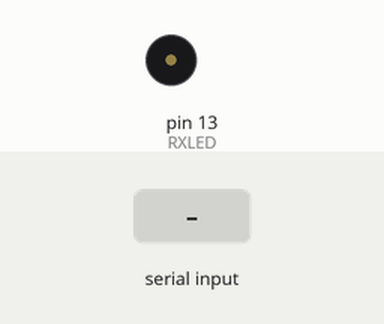
This sketch was run on a simulated Arduino Uno, built with avr-gcc and run on an emulated ATmega328P. Shown: buzzer (waves = sounding). Inputs (shaded band) come from the test bench. What the sketch prints to the serial monitor is not drawn.

Above: at 1.2 s.
1.3 s: "1" received over the second serial link
At 2.5 s:
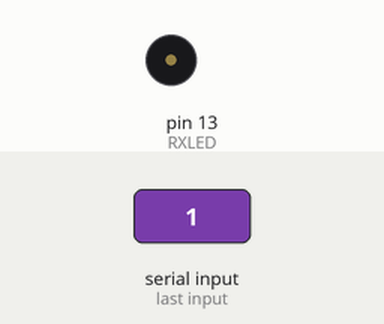
2.8 s: "0" received over the second serial link
At 3.8 s:
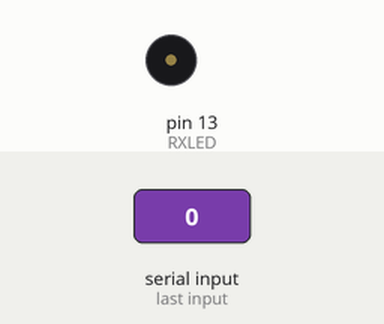
4.3 s: "2" received over the second serial link
At 4.9 s:
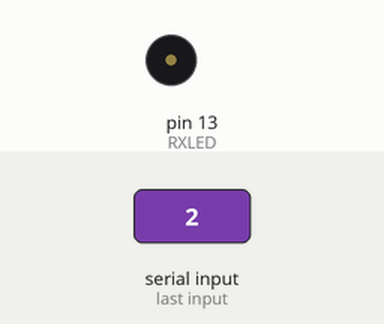
Timing chart, 0 to 7.3 s (numbered marks = the images above; inputs shaded):
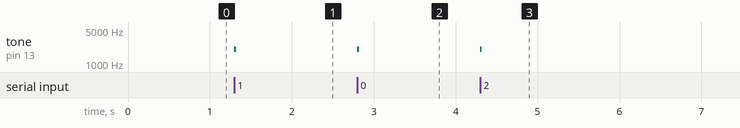

The sketch:

GPS_test_01.ino
```cpp
/*GPS_test.ino     Agrucho 15 FEB 2017
 Testing the Ray's USB GPS.
-USB cable removed.
-An internal cable was connected to the TX TTL signal
     GPS Model: BU-303
     S/N: BU058912
     MADE IN TAIWAN
-Send NMEA format @ 4800 Bauds ever second.
*/

#include <SoftwareSerial.h>

#define  TXDATA   2
#define  RXDATA   3
#define  RXLED   13

SoftwareSerial mySerial(RXDATA, TXDATA);

void setup() {
 Serial.begin(9600); //This baud rate will help a lot in printing all of the data that comes from the GPS Module to the serial monitor
 mySerial.begin(4800);
}

void loop() {
  if (mySerial.available()) {
    tone(RXLED, 2000, 20);            // Signaling incoming DATA from the GPS.
    Serial.write(mySerial.read());
  }
}
```

Measured:
- after the input at 1.3 s, tone on pin 13 (RXLED): silent → 2000 Hz at once, → silent 0.02 s later
- after the input at 2.8 s, tone on pin 13 (RXLED): silent → 2000 Hz at once, → silent 0.02 s later
- after the input at 4.3 s, tone on pin 13 (RXLED): silent → 2000 Hz at once, → silent 0.02 s later
